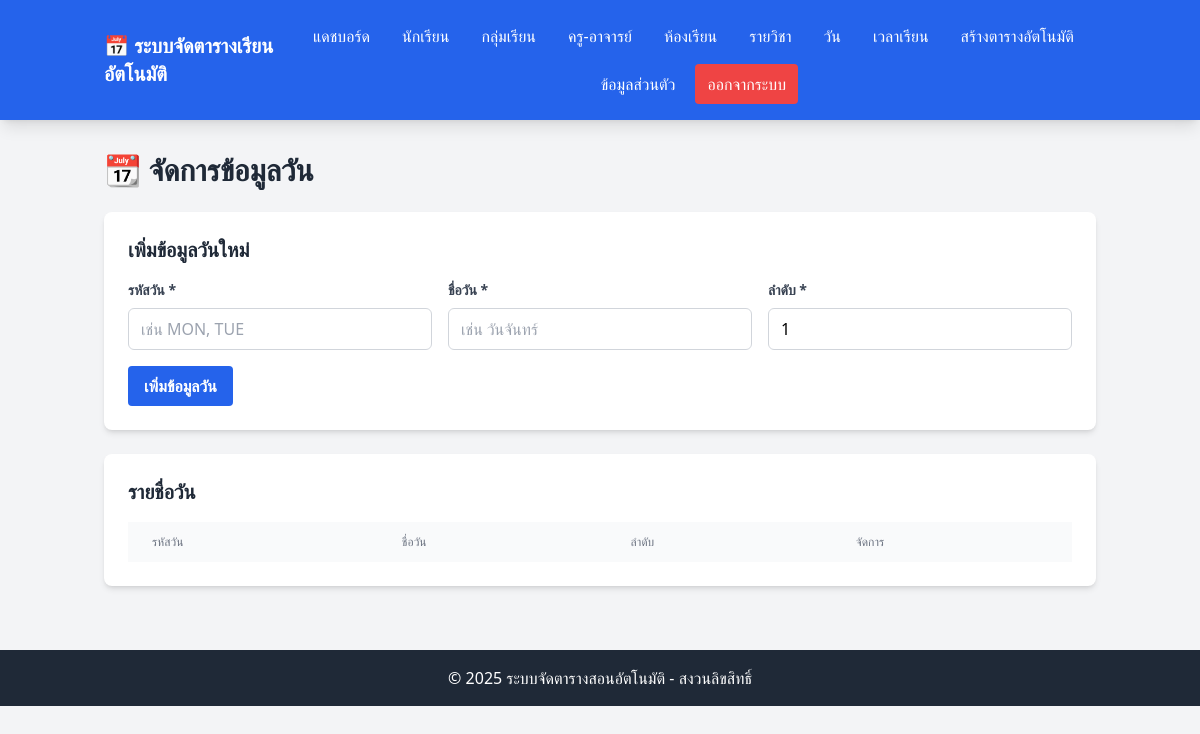
Page /days.php (signed in) on the earlier database version.
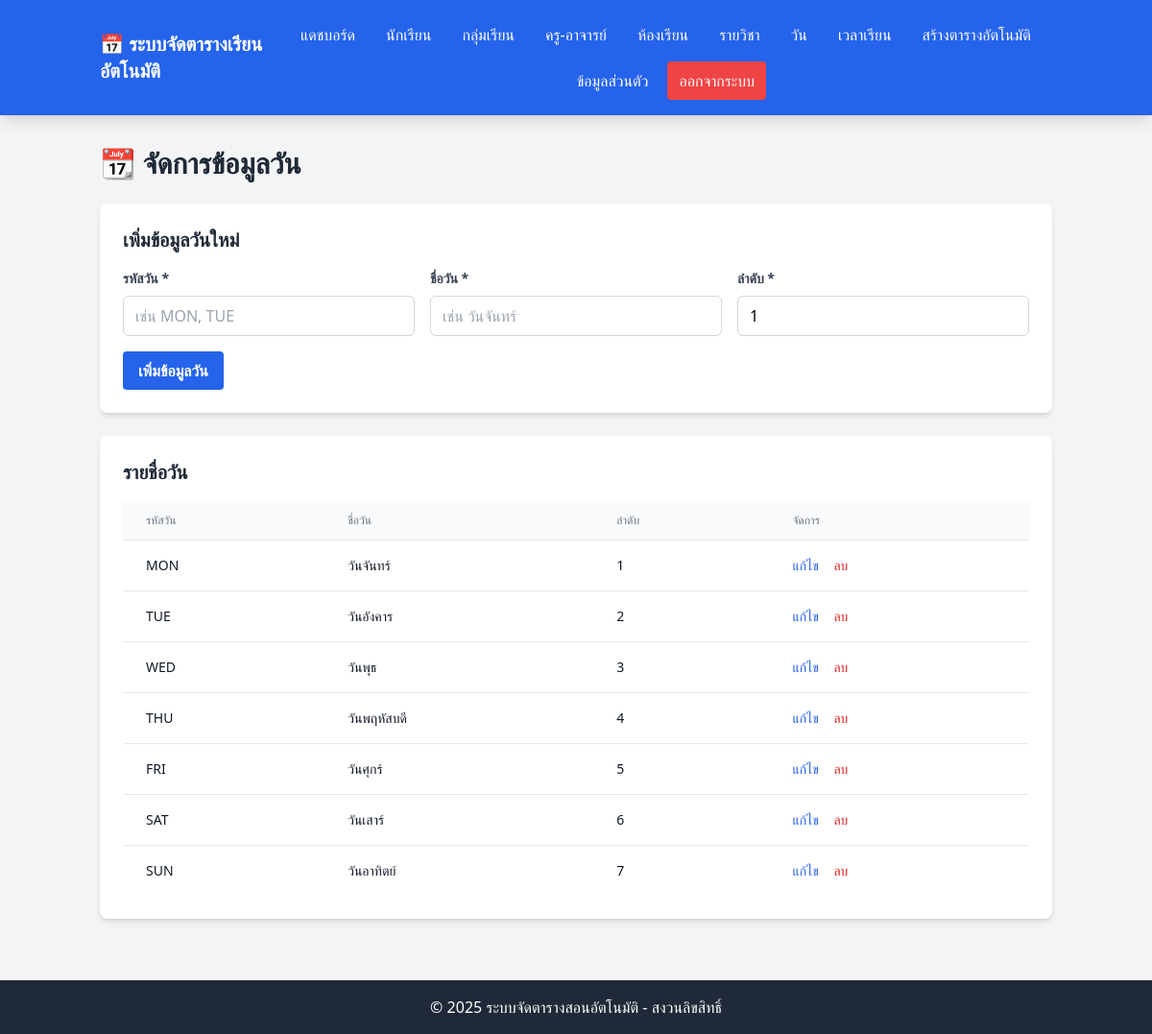
Same page on the later database version.
### tables this page shows
CREATE TABLE IF NOT EXISTS days (
    id INT AUTO_INCREMENT PRIMARY KEY,
    day_code VARCHAR(10) UNIQUE NOT NULL,   
    day_name VARCHAR(50) NOT NULL,
    day_order INT NOT NULL COMMENT '1=จันทร์, 2=อังคาร, ...',
    created_at TIMESTAMP DEFAULT CURRENT_TIMESTAMP
);

### config/session.php (called while the page is built, shortened)
<?php
require_once __DIR__ . '/helpers.php';
function isLoggedIn() {
    return isset($_SESSION['user_id']) && isset($_SESSION['username']);
}
?>

### config/helpers.php (called while the page is built, shortened)
<?php
function getUserRole() {
    return $_SESSION['role'] ?? 'guest';
}
function isAdmin() {
    return getUserRole() === 'admin';
}

### days.php (the view, shortened to what this page needs)
<?php
require_once 'config/database.php';
require_once 'config/session.php';
$days = $pdo->query("SELECT * FROM days ORDER BY day_order")->fetchAll();
$editDay = null;
require_once 'includes/header.php';
?>
<div class="mb-6">
    <h1 class="text-3xl font-bold text-gray-800 mb-2">📆 จัดการข้อมูลวัน</h1>
</div>
<div class="bg-white rounded-lg shadow-md p-6 mb-6">
    <h2 class="text-xl font-bold text-gray-800 mb-4">
        <?php echo $editDay ? 'แก้ไขข้อมูลวัน' : 'เพิ่มข้อมูลวันใหม่'; ?>
    </h2>
    <form method="POST" action="">
        <div class="grid grid-cols-1 md:grid-cols-3 gap-4">
            <div>
                <label class="block text-gray-700 text-sm font-bold mb-2">รหัสวัน *</label>
                <input type="text" name="day_code" required
                       value="<?php echo $editDay ? htmlspecialchars($editDay['day_code']) : ''; ?>"
                       placeholder="เช่น MON, TUE"
                       class="w-full px-3 py-2 border border-gray-300 rounded-md focus:outline-none focus:ring-2 focus:ring-blue-500">
            </div>
            <div>
                <label class="block text-gray-700 text-sm font-bold mb-2">ชื่อวัน *</label>
                <input type="text" name="day_name" required
                       value="<?php echo $editDay ? htmlspecialchars($editDay['day_name']) : ''; ?>"
                       placeholder="เช่น วันจันทร์"
                       class="w-full px-3 py-2 border border-gray-300 rounded-md focus:outline-none focus:ring-2 focus:ring-blue-500">
            </div>
            <div>
                <label class="block text-gray-700 text-sm font-bold mb-2">ลำดับ *</label>
                <input type="number" name="day_order" required min="1" max="7"
                       value="<?php echo $editDay ? htmlspecialchars($editDay['day_order']) : '1'; ?>"
                       class="w-full px-3 py-2 border border-gray-300 rounded-md focus:outline-none focus:ring-2 focus:ring-blue-500">
            </div>
        </div>
        <div class="mt-4">
            <button type="submit" class="bg-blue-600 hover:bg-blue-700 text-white font-bold py-2 px-4 rounded">
                <?php echo $editDay ? 'บันทึกการแก้ไข' : 'เพิ่มข้อมูลวัน'; ?>
            </button>
        </div>
    </form>
</div>
<div class="bg-white rounded-lg shadow-md p-6">
    <h2 class="text-xl font-bold text-gray-800 mb-4">รายชื่อวัน</h2>
    <div class="overflow-x-auto">
        <table class="min-w-full divide-y divide-gray-200">
            <thead class="bg-gray-50">
                <tr>
                    <th class="px-6 py-3 text-left text-xs font-medium text-gray-500 uppercase">รหัสวัน</th>
                    <th class="px-6 py-3 text-left text-xs font-medium text-gray-500 uppercase">ชื่อวัน</th>
                    <th class="px-6 py-3 text-left text-xs font-medium text-gray-500 uppercase">ลำดับ</th>
                    <th class="px-6 py-3 text-left text-xs font-medium text-gray-500 uppercase">จัดการ</th>
                </tr>
            </thead>
            <tbody class="bg-white divide-y divide-gray-200">
                <?php foreach ($days as $day): ?>
                    <tr>
                        <td class="px-6 py-4 whitespace-nowrap text-sm text-gray-900"><?php echo htmlspecialchars($day['day_code']); ?></td>
                        <td class="px-6 py-4 whitespace-nowrap text-sm text-gray-900"><?php echo htmlspecialchars($day['day_name']); ?></td>
                        <td class="px-6 py-4 whitespace-nowrap text-sm text-gray-900"><?php echo htmlspecialchars($day['day_order']); ?></td>
                        <td class="px-6 py-4 whitespace-nowrap text-sm">
                            <a href="?edit=<?php echo $day['id']; ?>" class="text-blue-600 hover:text-blue-800 mr-3">แก้ไข</a>
                            <form method="POST" action="" class="inline" onsubmit="return confirm('คุณแน่ใจหรือไม่ว่าต้องการลบ?');">
                                <button type="submit" class="text-red-600 hover:text-red-800">ลบ</button>
                            </form>
                        </td>
                    </tr>
                <?php endforeach; ?>
            </tbody>
        </table>
    </div>
</div>
<?php require_once 'includes/footer.php'; ?>

### includes/header.php (shortened to what this page needs)
<!DOCTYPE html>
<html lang="th">
<head>
    <script src="https://cdn.tailwindcss.com"></script>
</head>
<body class="bg-gray-100">
    <?php if (isLoggedIn()):
    ?>
    <nav class="bg-blue-600 text-white shadow-lg">
        <div class="container mx-auto px-4">
            <div class="flex flex-col md:flex-row justify-between items-center py-4">
                <div class="flex items-center mb-4 md:mb-0">
                    <a href="index.php" class="text-xl font-bold">📅 ระบบจัดตารางเรียนอัตโนมัติ</a>
                </div>
                <div class="flex flex-wrap items-center gap-2 justify-center">
                    <a href="index.php" class="hover:bg-blue-700 px-3 py-2 rounded text-sm md:text-base">แดชบอร์ด</a>
                    <?php if (isAdmin()): ?>
                        <a href="students.php" class="hover:bg-blue-700 px-3 py-2 rounded text-sm md:text-base">นักเรียน</a>
                        <a href="class_groups.php" class="hover:bg-blue-700 px-3 py-2 rounded text-sm md:text-base">กลุ่มเรียน</a>
                        <a href="teachers.php" class="hover:bg-blue-700 px-3 py-2 rounded text-sm md:text-base">ครู-อาจารย์</a>
                        <a href="classrooms.php" class="hover:bg-blue-700 px-3 py-2 rounded text-sm md:text-base">ห้องเรียน</a>
                        <a href="subjects.php" class="hover:bg-blue-700 px-3 py-2 rounded text-sm md:text-base">รายวิชา</a>
                        <a href="days.php" class="hover:bg-blue-700 px-3 py-2 rounded text-sm md:text-base">วัน</a>
                        <a href="time_slots.php" class="hover:bg-blue-700 px-3 py-2 rounded text-sm md:text-base">เวลาเรียน</a>
                        <a href="generate_timetable.php" class="hover:bg-blue-700 px-3 py-2 rounded text-sm md:text-base">สร้างตารางอัตโนมัติ</a>
                    <?php elseif (isTeacher()): ?>
                        <a href="timetable.php?view=teacher&id=<?php echo $_SESSION['user_id']; ?>" class="hover:bg-blue-700 px-3 py-2 rounded text-sm md:text-base">ตารางสอน</a>
                        <a href="timetable.php" class="hover:bg-blue-700 px-3 py-2 rounded text-sm md:text-base">ค้นหาตารางเรียน</a>
                    <?php elseif (isStudent()): ?>
                        <a href="timetable.php?view=student&id=<?php echo $_SESSION['user_id']; ?>" class="hover:bg-blue-700 px-3 py-2 rounded text-sm md:text-base">ตารางเรียน</a>
                    <?php endif; ?>
                    <a href="profile.php" class="hover:bg-blue-700 px-3 py-2 rounded text-sm md:text-base">ข้อมูลส่วนตัว</a>
                    <a href="logout.php" class="hover:bg-red-600 px-3 py-2 rounded bg-red-500 text-sm md:text-base">ออกจากระบบ</a>
                </div>
            </div>
        </div>
    </nav>
    <?php endif; ?>
    <main class="container mx-auto px-4 py-8">

### includes/footer.php
    </main>
    <footer class="bg-gray-800 text-white text-center py-4 mt-8">
        <div class="container mx-auto">
            <p>&copy; <?php echo date('Y'); ?> ระบบจัดตารางสอนอัตโนมัติ - สงวนลิขสิทธิ์</p>
        </div>
    </footer>
</body>
</html>

Differences in the rows shown:
added days: day_code "MON", day_name "วันจันทร์", day_order "1"
added days: day_code "TUE", day_name "วันอังคาร", day_order "2"
added days: day_code "WED", day_name "วันพุธ", day_order "3"
added days: day_code "THU", day_name "วันพฤหัสบดี", day_order "4"
added days: day_code "FRI", day_name "วันศุกร์", day_order "5"
added days: day_code "SAT", day_name "วันเสาร์", day_order "6"
added days: day_code "SUN", day_name "วันอาทิตย์", day_order "7"
